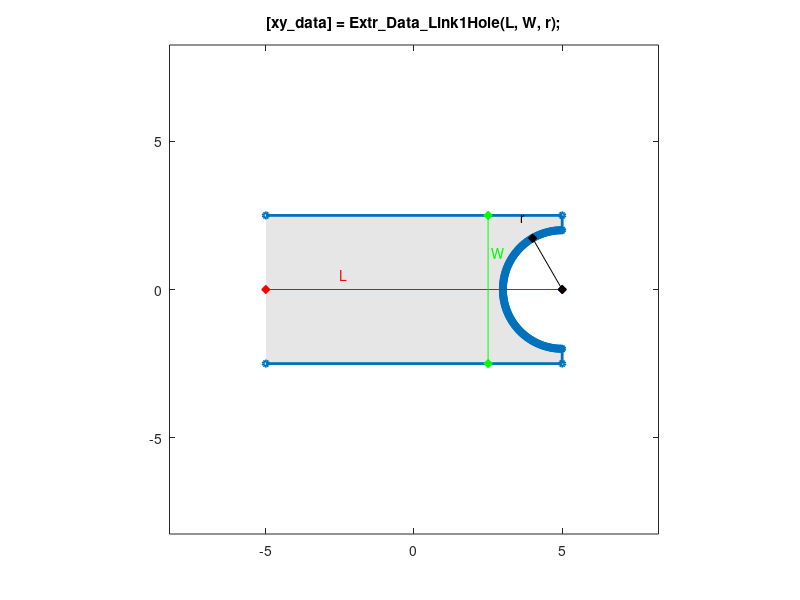

Reproduce this figure in MATLAB.
function [xy_data] = Extr_Data_Link1Hole(L, W, r, side, varargin)
%Extr_Data_Link1Hole Produce extrusion data for a link with half a hole at one end.
%   [xy_data] = Extr_Data_Link1Hole(L, W, r, side)
%   This function returns x-y data for a link with half a hole at one end.
%   You can specify:
%       Length          L
%       Width           W
%       Hole radius     r
%       Side for hole   side  ('-X' or '+X')
%
%   To see a plot showing parameter values, enter the name
%   of the function with no arguments
%   >> Extr_Data_Link1Hole
%
%   To see a plot created with your parameter values,
%   add 'plot' as the final argument
%   >> Extr_Data_Link1Hole(10,5,2,'+X','plot')

% Copyright 2013-2020 The MathWorks, Inc.

% Default data to show diagram
if (nargin == 0)
    L = 10;
    W = 5;
    r = 2;
    side = '+X';
end

% Check to see if plot should be produced
if (isempty(varargin))
    showplot = 'n';
else
    showplot = char(varargin);
end

top_xsec = [L/2 W/2; -L/2 W/2];
theta = (90:-1:-90)*pi/180;
semi_hole_xsec = [-L/2+r*cos(theta') r*sin(theta')];
bottom_xsec = [-L/2 -W/2; L/2 -W/2];
xy_data = [ top_xsec; semi_hole_xsec; bottom_xsec];

lr = 1;
if(strcmpi(side,'+X'))
    xy_data = flipud([-xy_data(:,1) xy_data(:,2)]);
    lr = -1; % For plot
end

% Plot diagram to show parameters and extrusion
if (nargin == 0 || strcmpi(showplot,'plot'))
    
	% Figure name
    figString = ['h1_' mfilename];
    % Only create a figure if no figure exists
    figExist = 0;
    fig_hExist = evalin('base',['exist(''' figString ''')']);
    if (fig_hExist)
        figExist = evalin('base',['ishandle(' figString ') && strcmp(get(' figString ', ''type''), ''figure'')']);
    end
    if ~figExist
        fig_h = figure('Name',figString);
        assignin('base',figString,fig_h);
    else
        fig_h = evalin('base',figString);
    end
    figure(fig_h)
    clf(fig_h)

    % Plot extrusion
    patch(xy_data(:,1),xy_data(:,2),[1 1 1]*0.90,'EdgeColor','none');
    hold on
    plot(xy_data(:,1),xy_data(:,2),'-','Marker','o','MarkerSize',4,'LineWidth',2);
    axis('equal');
    axis([-1 1 -1 1]*(L+W)*1.1/2);
    
    % Show parameters
    hold on
    
    plot([-L/2 L/2],[0 0],'r-d','MarkerFaceColor','r');
    text(-L/4,W/10,'{\color{red}L}');
    plot([L/4 L/4],[-W/2 W/2],'g-d','MarkerFaceColor','g');
    text(L/3.8,W/4,'{\color{green}W}');
    
    plot([-L/2 -L/2+r*sin(30*pi/180)]*lr,[0 r*cos(30*pi/180)],'k-d','MarkerFaceColor','k');
    text((-L/2+r*sin(30*pi/180)*1.4)*lr,1.4*r*cos(30*pi/180),'r');
    
    title(['[xy\_data] = Extr\_Data\_Link1Hole(L, W, r);']);
    
    hold off
    box on
    clear xy_data
end
